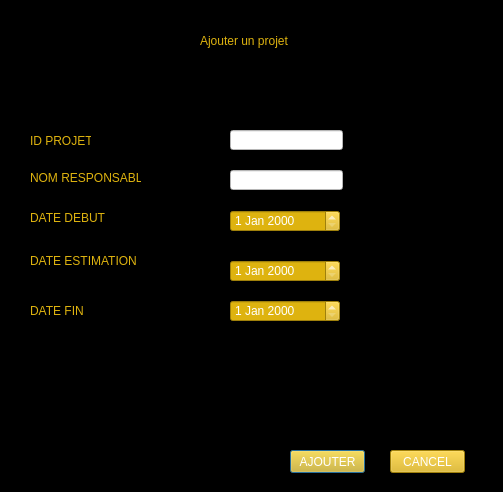
<?xml version="1.0" encoding="UTF-8"?>
<ui version="4.0">
 <class>ajouter</class>
 <widget class="QDialog" name="ajouter">
  <property name="geometry">
   <rect>
    <x>0</x>
    <y>0</y>
    <width>503</width>
    <height>492</height>
   </rect>
  </property>
  <property name="windowTitle">
   <string>Dialog</string>
  </property>
  <property name="styleSheet">
   <string notr="true">background-color:black;
</string>
  </property>
  <widget class="QLabel" name="label">
   <property name="geometry">
    <rect>
     <x>200</x>
     <y>30</y>
     <width>91</width>
     <height>21</height>
    </rect>
   </property>
   <property name="styleSheet">
    <string notr="true">color:#deb30f;</string>
   </property>
   <property name="text">
    <string>Ajouter un projet</string>
   </property>
  </widget>
  <widget class="QLabel" name="label_2">
   <property name="geometry">
    <rect>
     <x>30</x>
     <y>130</y>
     <width>61</width>
     <height>21</height>
    </rect>
   </property>
   <property name="styleSheet">
    <string notr="true">color:#deb30f;</string>
   </property>
   <property name="text">
    <string>ID PROJET</string>
   </property>
  </widget>
  <widget class="QLabel" name="label_3">
   <property name="geometry">
    <rect>
     <x>30</x>
     <y>170</y>
     <width>111</width>
     <height>16</height>
    </rect>
   </property>
   <property name="styleSheet">
    <string notr="true">color:#deb30f;</string>
   </property>
   <property name="text">
    <string>NOM RESPONSABLE</string>
   </property>
  </widget>
  <widget class="QLabel" name="label_4">
   <property name="geometry">
    <rect>
     <x>30</x>
     <y>210</y>
     <width>91</width>
     <height>16</height>
    </rect>
   </property>
   <property name="styleSheet">
    <string notr="true">color:#deb30f;</string>
   </property>
   <property name="text">
    <string>DATE DEBUT</string>
   </property>
  </widget>
  <widget class="QLabel" name="label_5">
   <property name="geometry">
    <rect>
     <x>30</x>
     <y>250</y>
     <width>111</width>
     <height>21</height>
    </rect>
   </property>
   <property name="styleSheet">
    <string notr="true">color:#deb30f;</string>
   </property>
   <property name="text">
    <string>DATE ESTIMATION</string>
   </property>
  </widget>
  <widget class="QLabel" name="label_6">
   <property name="geometry">
    <rect>
     <x>30</x>
     <y>300</y>
     <width>71</width>
     <height>21</height>
    </rect>
   </property>
   <property name="styleSheet">
    <string notr="true">color:#deb30f;</string>
   </property>
   <property name="text">
    <string>DATE FIN</string>
   </property>
  </widget>
  <widget class="QDateEdit" name="dateEdit">
   <property name="geometry">
    <rect>
     <x>230</x>
     <y>210</y>
     <width>110</width>
     <height>22</height>
    </rect>
   </property>
   <property name="styleSheet">
    <string notr="true">background-color:#deb30f;
color:white;</string>
   </property>
  </widget>
  <widget class="QDateEdit" name="dateEdit_2">
   <property name="geometry">
    <rect>
     <x>230</x>
     <y>260</y>
     <width>110</width>
     <height>22</height>
    </rect>
   </property>
   <property name="styleSheet">
    <string notr="true">background-color:#deb30f;
color:white;</string>
   </property>
  </widget>
  <widget class="QDateEdit" name="dateEdit_3">
   <property name="geometry">
    <rect>
     <x>230</x>
     <y>300</y>
     <width>110</width>
     <height>22</height>
    </rect>
   </property>
   <property name="styleSheet">
    <string notr="true">background-color:#deb30f;
color:white;</string>
   </property>
  </widget>
  <widget class="QLineEdit" name="lineEdit">
   <property name="geometry">
    <rect>
     <x>230</x>
     <y>170</y>
     <width>113</width>
     <height>20</height>
    </rect>
   </property>
   <property name="styleSheet">
    <string notr="true">background-color:white;</string>
   </property>
  </widget>
  <widget class="QLineEdit" name="lineEdit_2">
   <property name="geometry">
    <rect>
     <x>230</x>
     <y>130</y>
     <width>113</width>
     <height>20</height>
    </rect>
   </property>
   <property name="styleSheet">
    <string notr="true">background-color:white;</string>
   </property>
  </widget>
  <widget class="QPushButton" name="pushButton">
   <property name="geometry">
    <rect>
     <x>290</x>
     <y>450</y>
     <width>75</width>
     <height>23</height>
    </rect>
   </property>
   <property name="styleSheet">
    <string notr="true">background-color:#deb30f;
color:white;</string>
   </property>
   <property name="text">
    <string>AJOUTER</string>
   </property>
  </widget>
  <widget class="QPushButton" name="pushButton_2">
   <property name="geometry">
    <rect>
     <x>390</x>
     <y>450</y>
     <width>75</width>
     <height>23</height>
    </rect>
   </property>
   <property name="styleSheet">
    <string notr="true">background-color:#deb30f;
color:white;</string>
   </property>
   <property name="text">
    <string>CANCEL</string>
   </property>
  </widget>
 </widget>
 <resources/>
 <connections/>
</ui>
